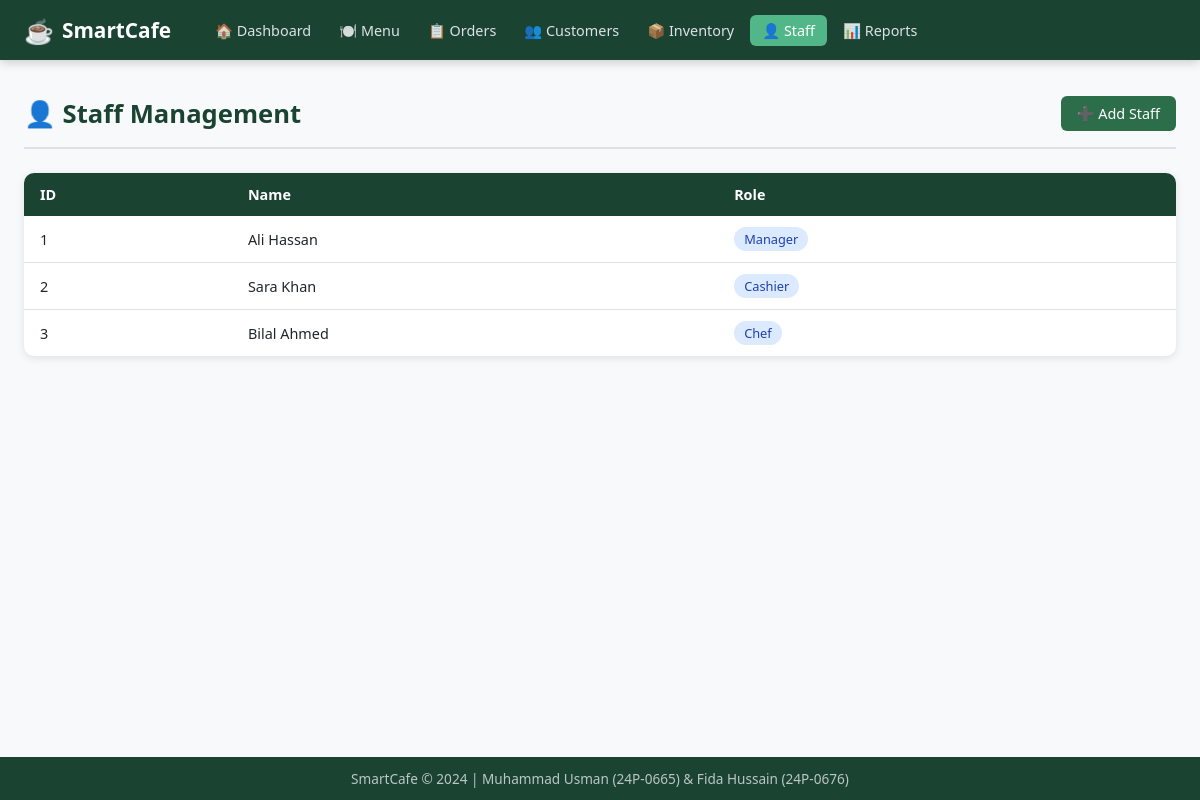
Screenshot of /staff with the database file from the repository.
### tables this page shows
CREATE TABLE Staff (
    staff_id INTEGER PRIMARY KEY AUTOINCREMENT,
    name TEXT NOT NULL,
    role TEXT
);

### app.py (the view)
@app.route('/staff')
def staff():
    conn = get_db()
    staff_list = conn.execute("SELECT * FROM Staff").fetchall()
    conn.close()
    return render_template('staff.html', staff=staff_list)

### app.py (called while the page is built)
def get_db():
    conn = sqlite3.connect(DATABASE)
    conn.row_factory = sqlite3.Row  # So rows behave like dictionaries
    conn.execute("PRAGMA foreign_keys = ON")  # Enable foreign key support
    return conn

### templates/staff.html (shortened to what this page needs)
{% extends "base.html" %}
{% block content %}
<div class="page-header">
    <h1>👤 Staff Management</h1>
    <a href="{{ url_for('add_staff') }}" class="btn btn-primary">➕ Add Staff</a>
</div>
<table class="table">
    <thead>
        <tr><th>ID</th><th>Name</th><th>Role</th></tr>
    </thead>
    <tbody>
        {% for s in staff %}
        <tr>
            <td>{{ s.staff_id }}</td>
            <td>{{ s.name }}</td>
            <td><span class="badge badge-blue">{{ s.role }}</span></td>
        </tr>
        {% else %}
        <tr><td colspan="3" class="empty-msg">No staff found.</td></tr>
        {% endfor %}
    </tbody>
</table>
{% endblock %}

### static/css/style.css (style rules this page uses)
* { margin: 0; padding: 0; box-sizing: border-box; }
:root { --primary: #2c6e49; --primary-dark: #1b4332; --secondary: #52b788; --accent: #f4a261; --danger: #e63946; --warning: #f4a261; --info: #457b9d; --bg: #f8f9fa; --card: #ffffff; --text: #212529; --text-muted: #6c757d; --border: #dee2e6; --shadow: 0 2px 8px rgba(0,0,0,0.1); }
body { font-family: 'Segoe UI', Tahoma, Geneva, Verdana, sans-serif; background: var(--bg); color: var(--text); min-height: 100vh; display: flex; flex-direction: column; }
.page-header { display: flex; justify-content: space-between; align-items: center; margin-bottom: 24px; padding-bottom: 16px; border-bottom: 2px solid var(--border); }
.page-header h1 { font-size: 1.6rem; color: var(--primary-dark); }
.btn { display: inline-block; padding: 8px 16px; border-radius: 6px; border: none; cursor: pointer; text-decoration: none; font-size: 0.9rem; font-weight: 500; transition: all 0.2s; }
.btn-primary { background: var(--primary); color: white; }
.table { width: 100%; border-collapse: collapse; background: var(--card); border-radius: 10px; overflow: hidden; box-shadow: var(--shadow); }
.table th { background: var(--primary-dark); color: white; padding: 12px 16px; text-align: left; font-size: 0.9rem; }
.table td { padding: 11px 16px; border-bottom: 1px solid var(--border); font-size: 0.9rem; }
.table tr:last-child td { border-bottom: none; }
.badge { display: inline-block; padding: 3px 10px; border-radius: 20px; font-size: 0.8rem; font-weight: 500; }
.badge-blue { background: #dbeafe; color: #1e40af; }

### rows the page displays
Staff: staff_id "1", name "Ali Hassan", role "Manager"
Staff: staff_id "2", name "Sara Khan", role "Cashier"
Staff: staff_id "3", name "Bilal Ahmed", role "Chef"
